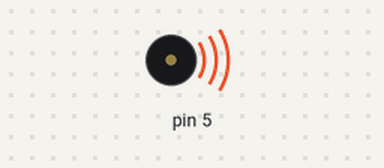
This sketch was run on a simulated Arduino Uno, built with avr-gcc and run on an emulated ATmega328P. Parts: buzzer (waves = sounding).

Above: at 0.4 s.
Timing chart, 0 to 14.6 s (numbered marks = the images above):
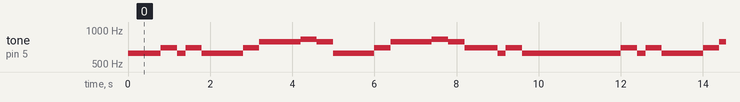

The sketch:

piezoTones.ino
```cpp
int note_A4 = 440;
int note_As4 = 466; int note_Bb4 = note_As4;
int note_B4 = 494;
int note_C5 = 523;
int note_Cs5 = 554; int note_Db5 = note_Cs5;
int note_D5 = 587;
int note_Ds5 = 622; int note_Eb5 = note_Ds5;
int note_E5 = 659;
int note_F5 = 698;
int note_Fs5 = 740; int note_Gb5 = note_Fs5;
int note_G5 = 784;
int note_Gs5 = 830; int note_Ab5 = note_Gs5;

int note_A5 = note_A4 * 2;
int note_As5 = note_As4 * 2; int note_Bb5 = note_As5;
int note_B5 = note_B4 * 2;

int note_rest = -1;

// note lengths defined here
long whole_note = 1600; // change tempo by changing duration of one measure
long half_note = whole_note / 2;
long quarter_note = whole_note / 4;
long eighth_note = whole_note / 8;
long sixteenth_note = whole_note / 16;

int song[21][2] = {
  {note_Eb5, half_note},
  {note_F5, quarter_note},
  {note_Eb5, eighth_note},
  {note_F5, quarter_note},
  {note_Eb5, quarter_note+eighth_note},
  {note_Eb5, quarter_note},
  {note_F5, quarter_note},
  {note_G5, half_note},
  {note_G5, eighth_note},
  {note_Ab5, quarter_note},
  {note_G5, quarter_note},
  {note_Eb5, eighth_note+half_note},
  {note_F5, quarter_note},
  {note_G5, half_note},
  {note_G5, eighth_note},
  {note_Ab5, quarter_note},
  {note_G5, quarter_note},
  {note_F5, half_note},
  {note_Eb5, eighth_note},
  {note_F5, quarter_note},
  {note_Eb5, whole_note}
};

void setup() {
  // put your setup code here, to run once:
  pinMode(5, OUTPUT);
}

void loop() {
  // put your main code here, to run repeatedly:
  for(int i = 0; i < 21; i++){
    tone(5, song[i][0]);
    delay(song[i][1]);
  }
}
```

Measured:
- by itself, tone on pin 5: repeats every 11.2 s: 698 Hz 0.40 s, 622 Hz 0.20 s, 698 Hz 0.40 s, 622 Hz 1.0 s, 698 Hz 0.40 s, 784 Hz 1.0 s, 830 Hz 0.40 s, 784 Hz 0.40 s, 622 Hz 1.0 s, 698 Hz 0.40 s, 784 Hz 1.0 s, 830 Hz 0.40 s, 784 Hz 0.40 s, 698 Hz 0.80 s, 622 Hz 0.20 s, 698 Hz 0.40 s, 622 Hz 2.4 s
